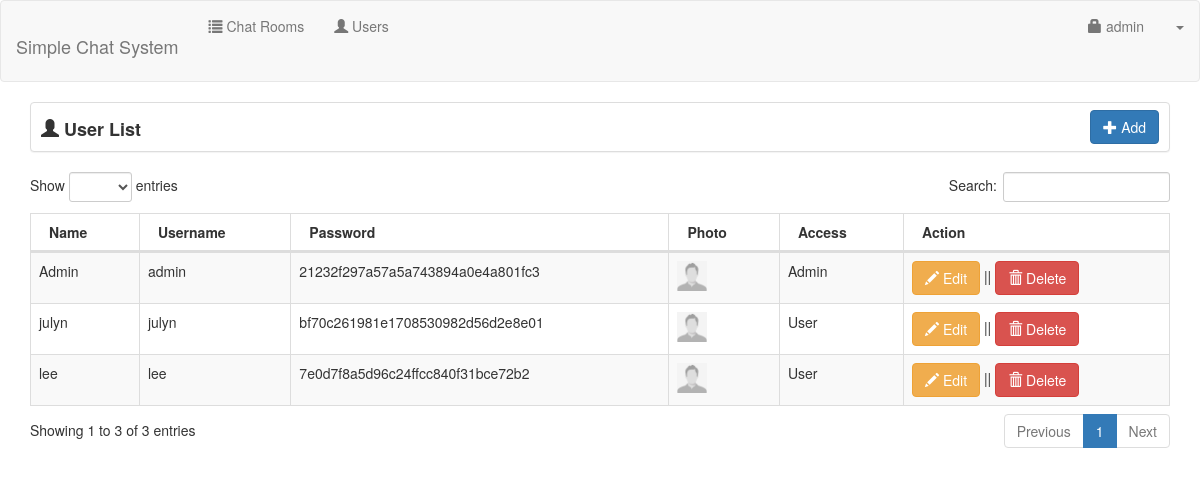
/admin/user.php (signed in), run on an earlier commit of the app's database.
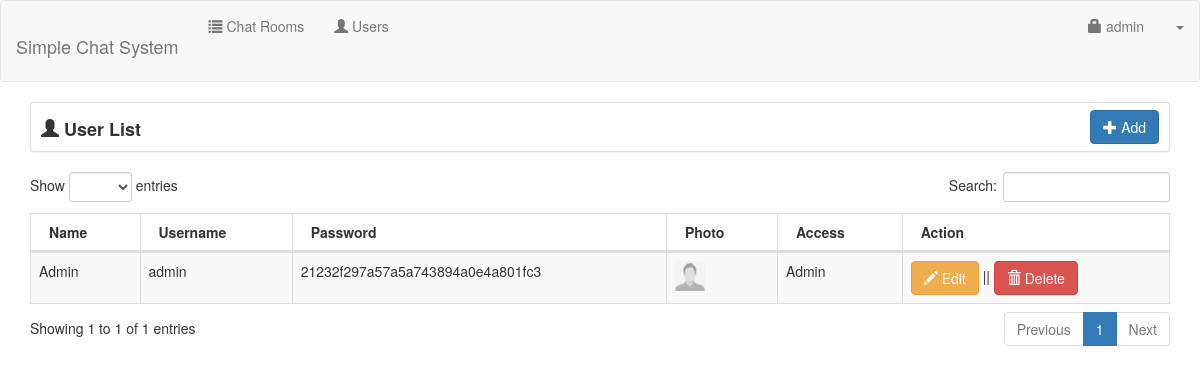
And on a later commit of the database.
### tables this page shows
CREATE TABLE `user` (
  `userid` int(11) NOT NULL AUTO_INCREMENT,
  `username` varchar(30) NOT NULL,
  `password` varchar(150) NOT NULL,
  `uname` varchar(60) NOT NULL,
  `photo` varchar(200) NOT NULL,
  `access` int(1) NOT NULL,
  PRIMARY KEY (`userid`)
);

### admin/session.php (called while the page is built, shortened)
<?php
	include('../conn.php');
	$sq=mysqli_query($conn,"select * from `user` where userid='".$_SESSION['id']."'");
	$srow=mysqli_fetch_array($sq);
	$user=$srow['username'];
?>

### admin/userlist.php (the view)
<div class="col-lg-12">
    <div class="panel panel-default" style="height:50px;">
		<span style="font-size:18px; margin-left:10px; position:relative; top:13px;"><strong><span class="glyphicon glyphicon-user"></span> User List</strong></span>
		<div class="pull-right" style="margin-right:10px; margin-top:7px;">
			<a href="#add_user" data-toggle="modal" class="btn btn-primary"><span class="glyphicon glyphicon-plus"></span> Add</a>
		</div>
	</div>
	<table width="100%" class="table table-striped table-bordered table-hover" id="userList">
        <thead>
            <tr>
                <th>Name</th>
				<th>Username</th>
				<th>Password</th>
				<th>Photo</th>
				<th>Access</th>
				<th>Action</th>
			</tr>
		</thead>
		<tbody>
		<?php
			$query=mysqli_query($conn,"select * from `user` order by uname asc");
			while($row=mysqli_fetch_array($query)){
			?>
			<tr>
				<td><input type="hidden" id="ename<?php echo $row['userid']; ?>" value="<?php echo $row['uname']; ?>"><?php echo $row['uname']; ?></td>
				<td><input type="hidden" id="eusername<?php echo $row['userid']; ?>" value="<?php echo $row['username']; ?>"><?php echo $row['username']; ?></td>
				<td><input type="hidden" id="epassword<?php echo $row['userid']; ?>" value="<?php echo $row['password']; ?>"><?php echo $row['password']; ?></td>
				<td><img src="../<?php if(empty($row['photo'])){echo "upload/profile.jpg";}else{echo $row['photo'];} ?>" height="30px;" width="30px;"></td>
				<td>
					<?php
						if ($row['access']==1){
							echo "Admin";
						}
						else{
							echo "User";
						}
					?>
				</td>
				<td>
					<button type="button" class="btn btn-warning edituser" value="<?php echo $row['userid']; ?>"><span class="glyphicon glyphicon-pencil"></span> Edit</button> ||
					<button type="button" class="btn btn-danger deleteuser" value="<?php echo $row['userid']; ?>"><span class="glyphicon glyphicon-trash"></span> Delete</button>
				</td>
			</tr>
			<?php
			}
		?>
        </tbody>
    </table>
</div>

### admin/navbar.php (shortened to what this page needs)
<nav class="navbar navbar-default">
    <div class="container-fluid">
		<div class="navbar-header">
			<h1 class="navbar-brand">Simple Chat System</h1>
		</div>
		<ul class="nav navbar-nav">
			<li><a href="index.php"><span class="glyphicon glyphicon-list"></span> Chat Rooms</a></li>
			<li><a href="user.php"><span class="glyphicon glyphicon-user"></span> Users</a></li>
		</ul>
		<ul class="nav navbar-nav navbar-right">
			<li><a href="#account" data-toggle="modal"><span class="glyphicon glyphicon-lock"></span> <?php echo $user; ?></a></li>
			<li class="dropdown">
				<a class="dropdown-toggle" data-toggle="dropdown" href="#"><span class="caret"></span></a>
			</li>
		</ul>
    </div>
</nav>

What changed in the data, as far as the page shows it:
removed user: uname "julyn", username "julyn", password "bf70c261981e1708530982d56d2e8e01", access "User", $row['userid'] 3 (drawn)
removed user: uname "lee", username "lee", password "7e0d7f8a5d96c24ffcc840f31bce72b2", access "User", $row['userid'] 2 (drawn)
Also different on the page:
text written by a page script: "Show entries Search: Showing 1 to 3 of 3 entries Previous 1 Next" → "Show entries Search: Showing 1 to 1 of 1 entries Previous 1 Next"
